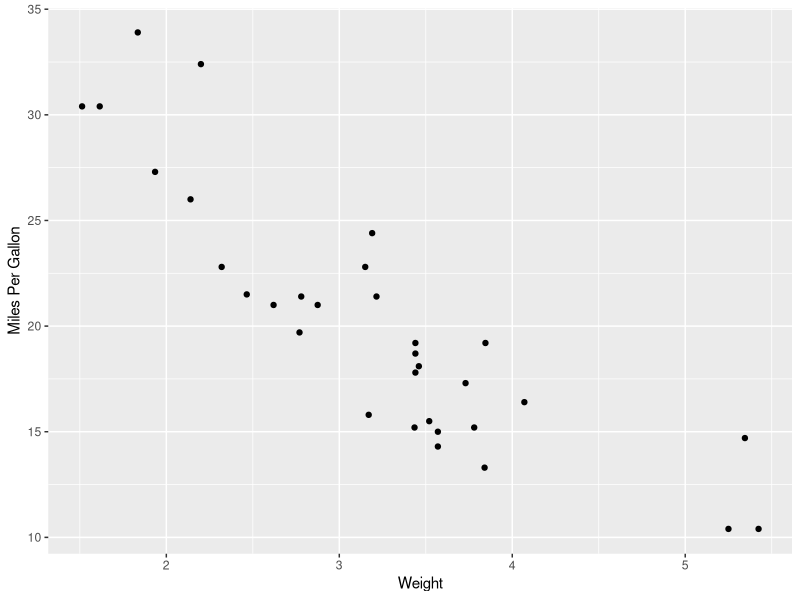
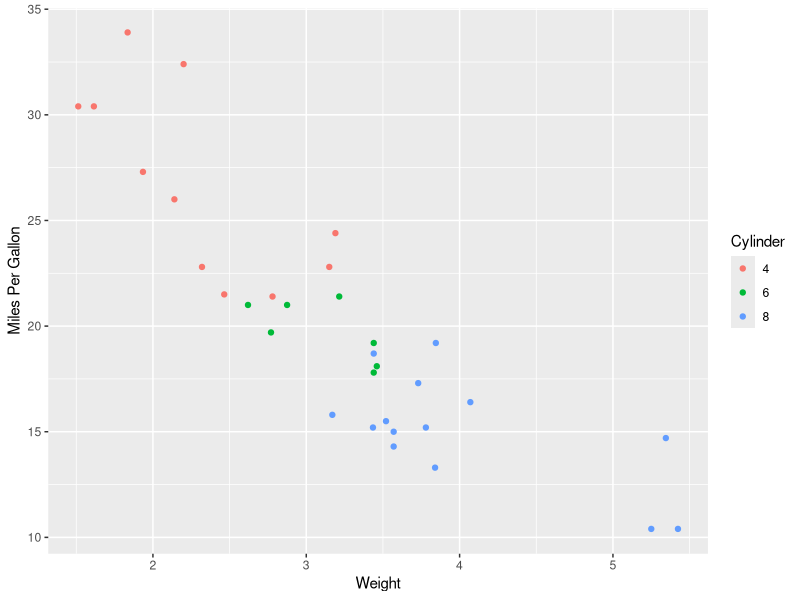
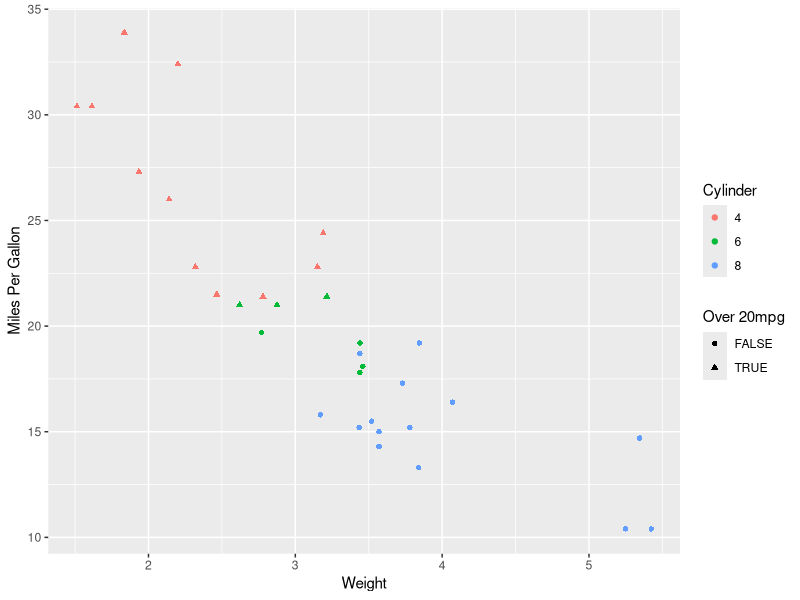
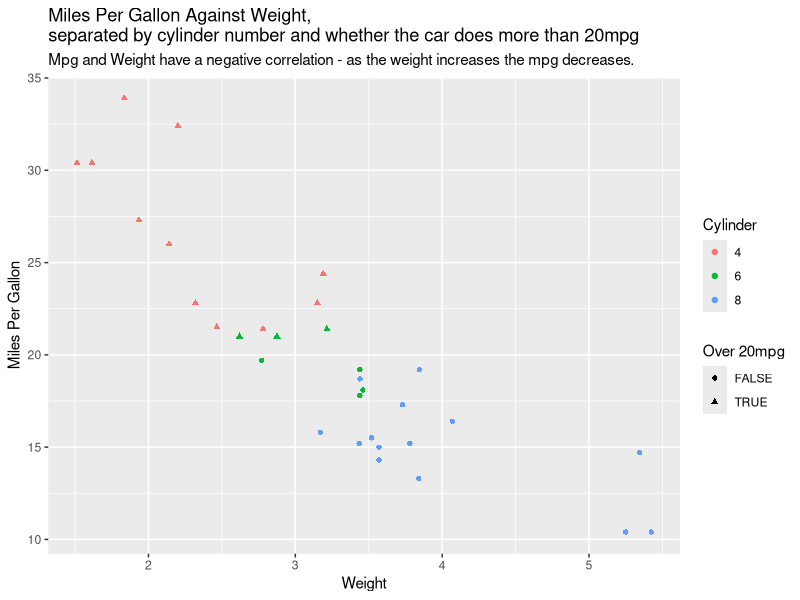
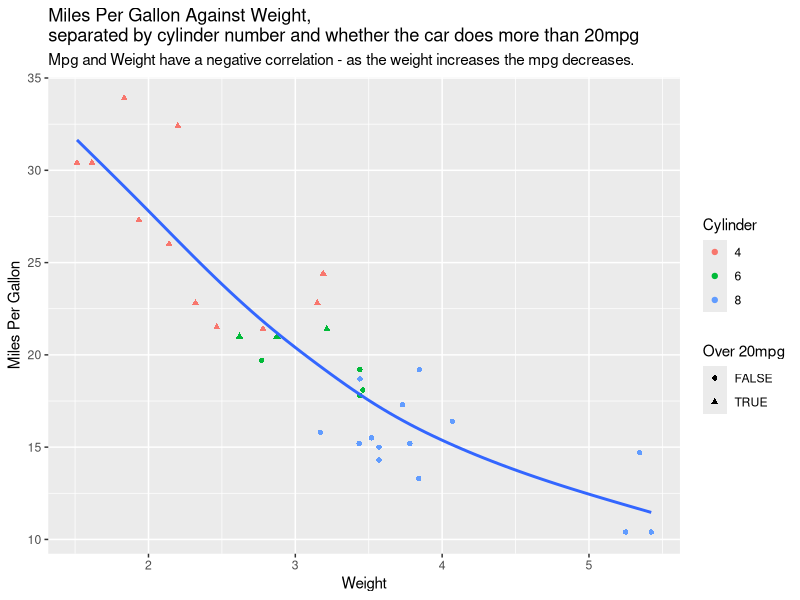

These figures' R source, in order:
# Week 01 Introduction
# Emily Yau

#---- Load Packages ----
library('dplyr')
library('tidyr')
library('ggplot2')
library('tidyverse')

#---- Exercise 3 ----
# Add a new row for the car names
car <- rownames(mtcars)

# Add the car vector as a column to original dataset and then stores it as a tibble called mtcars2
mtcars2 <- as_tibble(cbind(mtcars, car))

#---- Exercise 4 part a ----
#Adding a TRUE/FALSE column for cars with over 20mpg
#TRUE if over and FALSE if under
#Creates an empty vector for the TRUE/FALSE values
# over20mpg <- vector()
# #A loop to go through all of the rows
# for(i in 1:length(mtcars2$mpg)){
#   #Checks that for each row to see if the mpg is equal to or over 20
#   if (mtcars2$mpg[i] >= 20){
#     #If is is equal to or over 20, store that value in over20mpg as TRUE
#     over20mpg[i] <- TRUE
#   }else{
#     #If is is less than 20, then store that value in over20mpg as FALSE
#     over20mpg[i] <- FALSE
#   }
# }
# #Adds this TRUE/FALSE column as a new column in mtcars2
# mtcars2 <- cbind(mtcars2,over20mpg)

mtcars2 <- mtcars2 |> 
  mutate(over20mpg = mpg >= 20)

#---- Exercise 4 part b ----
cyl_gear <- mtcars2 |>
  #group the data by cylinder number and gear
  group_by(cyl,gear) |>
  # then summarise the data by finding the mean mpg for each combination of cyl and gear
  summarise(avempg = mean(mpg))

#---- Exercise 4 part c ----
# To ensure that the answer in part b is not 'grouped',
# We can use .groups= "drop". This drops all levels of grouping
cyl_gear <- mtcars2 |>
  group_by(cyl,gear) |>
  #same process as part b but drop all levels of grouping
  summarise(avempg = mean(mpg), .groups = "drop")

#---- Exercise 4 part d ----
make_model <- mtcars2 |>
  group_by(cyl,gear) |>
  separate(car, c("Make","Model"), extra="merge", fill="left")

make_cyl_gear <- make_model |>
  group_by(cyl, gear, Make) |>
  summarise(avempg = mean(mpg), .groups = "drop")

#---- Exercise 5 part a ----
#Creates a basic scatter plot with mpg against weight
plot1 <- ggplot(data = mtcars2, aes(x=wt,y=mpg))+
  geom_point()+
  # relabels the axis
  labs(x="Weight", y="Miles Per Gallon")
plot1

#---- Exercise 5 part b ----
# plotting a scatter plot with mpg against weight
plot2 <- ggplot(data=mtcars2, aes(x=wt,y=mpg))+
  # uses Cylinder as a factor to group the data and give points different colours per group
  geom_point(aes(colour=as.factor(cyl)))+
  # relabels axis and legend title
  labs(x="Weight", y="Miles Per Gallon", colour="Cylinder")
plot2

#---- Exercise 5 part c ----
plot3 <- ggplot(data=mtcars2, aes(x=wt, y=mpg))+
  #This gives points different colours for each cyl group and gives different shapes for points
  #whether they are 20mpg or not 
  geom_point(aes(colour=as.factor(cyl),shape=as.factor(over20mpg)))+
  labs(x="Weight", y="Miles Per Gallon", colour="Cylinder", shape="Over 20mpg")
plot3

#---- Exercise 5 part d ----
plot4 <- plot3 +
  #Uses the previous and builds on it by adding a title and a subtitle
  labs(title ="Miles Per Gallon Against Weight, \nseparated by cylinder number and whether the car does more than 20mpg",
       subtitle = "Mpg and Weight have a negative correlation - as the weight increases the mpg decreases.")
plot4

#---- Exercise 5 part e ----
plot5 <- plot4 +
  #builds on the previous title and plots a smooth line between the points
  geom_smooth(se=FALSE, method='gam')
plot5
